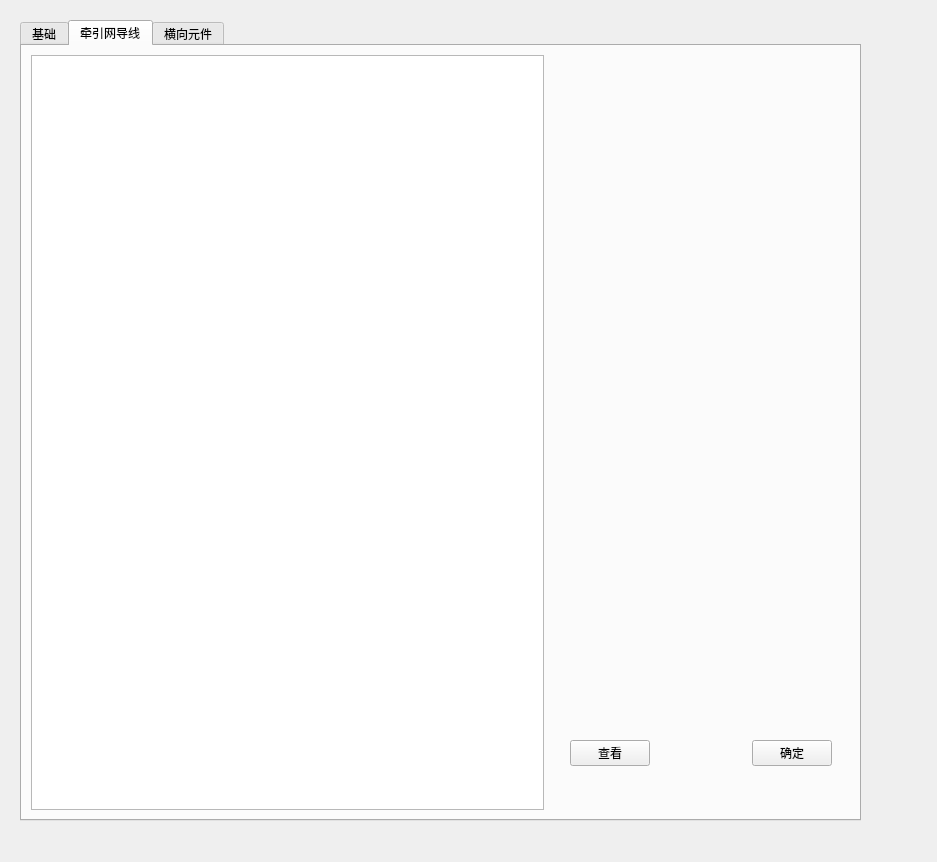
<?xml version="1.0" encoding="UTF-8"?>
<ui version="4.0">
 <class>Form</class>
 <widget class="QWidget" name="Form">
  <property name="geometry">
   <rect>
    <x>0</x>
    <y>0</y>
    <width>937</width>
    <height>862</height>
   </rect>
  </property>
  <property name="windowTitle">
   <string>Form</string>
  </property>
  <widget class="QTabWidget" name="tabWidget">
   <property name="geometry">
    <rect>
     <x>20</x>
     <y>20</y>
     <width>841</width>
     <height>801</height>
    </rect>
   </property>
   <property name="currentIndex">
    <number>1</number>
   </property>
   <widget class="QWidget" name="tab_basic">
    <attribute name="title">
     <string>基础</string>
    </attribute>
    <widget class="QGroupBox" name="groupBox">
     <property name="geometry">
      <rect>
       <x>30</x>
       <y>30</y>
       <width>571</width>
       <height>141</height>
      </rect>
     </property>
     <property name="title">
      <string/>
     </property>
     <layout class="QHBoxLayout" name="horizontalLayout_4">
      <item>
       <widget class="QLabel" name="label">
        <property name="font">
         <font>
          <family>Bahnschrift Condensed</family>
          <pointsize>18</pointsize>
          <weight>50</weight>
          <bold>false</bold>
         </font>
        </property>
        <property name="text">
         <string>               供电方式</string>
        </property>
       </widget>
      </item>
      <item>
       <layout class="QVBoxLayout" name="verticalLayout">
        <item>
         <widget class="QRadioButton" name="radioButton_2">
          <property name="font">
           <font>
            <family>Bahnschrift</family>
            <pointsize>18</pointsize>
            <weight>75</weight>
            <bold>true</bold>
           </font>
          </property>
          <property name="text">
           <string>AT</string>
          </property>
         </widget>
        </item>
        <item>
         <widget class="QRadioButton" name="radioButton">
          <property name="font">
           <font>
            <family>Bahnschrift</family>
            <pointsize>18</pointsize>
            <weight>75</weight>
            <bold>true</bold>
           </font>
          </property>
          <property name="text">
           <string>直供</string>
          </property>
         </widget>
        </item>
       </layout>
      </item>
     </layout>
    </widget>
   </widget>
   <widget class="QWidget" name="tab_lines">
    <attribute name="title">
     <string>牵引网导线</string>
    </attribute>
    <layout class="QHBoxLayout" name="horizontalLayout_3">
     <item>
      <layout class="QHBoxLayout" name="horizontalLayout">
       <item>
        <widget class="QTableWidget" name="tableWidget_lines">
         <property name="minimumSize">
          <size>
           <width>320</width>
           <height>0</height>
          </size>
         </property>
        </widget>
       </item>
       <item>
        <widget class="QWidget" name="widget" native="true">
         <property name="minimumSize">
          <size>
           <width>300</width>
           <height>0</height>
          </size>
         </property>
         <widget class="QWidget" name="layoutWidget">
          <property name="geometry">
           <rect>
            <x>20</x>
            <y>680</y>
            <width>262</width>
            <height>36</height>
           </rect>
          </property>
          <layout class="QHBoxLayout" name="horizontalLayout_2">
           <item>
            <widget class="QPushButton" name="pushButton_check">
             <property name="text">
              <string>查看</string>
             </property>
            </widget>
           </item>
           <item>
            <spacer name="horizontalSpacer_2">
             <property name="orientation">
              <enum>Qt::Horizontal</enum>
             </property>
             <property name="sizeHint" stdset="0">
              <size>
               <width>18</width>
               <height>20</height>
              </size>
             </property>
            </spacer>
           </item>
           <item>
            <widget class="QPushButton" name="pushButton_enter">
             <property name="text">
              <string>确定</string>
             </property>
            </widget>
           </item>
          </layout>
         </widget>
         <zorder>layoutWidget</zorder>
         <zorder>tableWidget_lines</zorder>
        </widget>
       </item>
      </layout>
     </item>
    </layout>
   </widget>
   <widget class="QWidget" name="tab_element">
    <attribute name="title">
     <string>横向元件</string>
    </attribute>
   </widget>
  </widget>
 </widget>
 <resources/>
 <connections/>
</ui>
